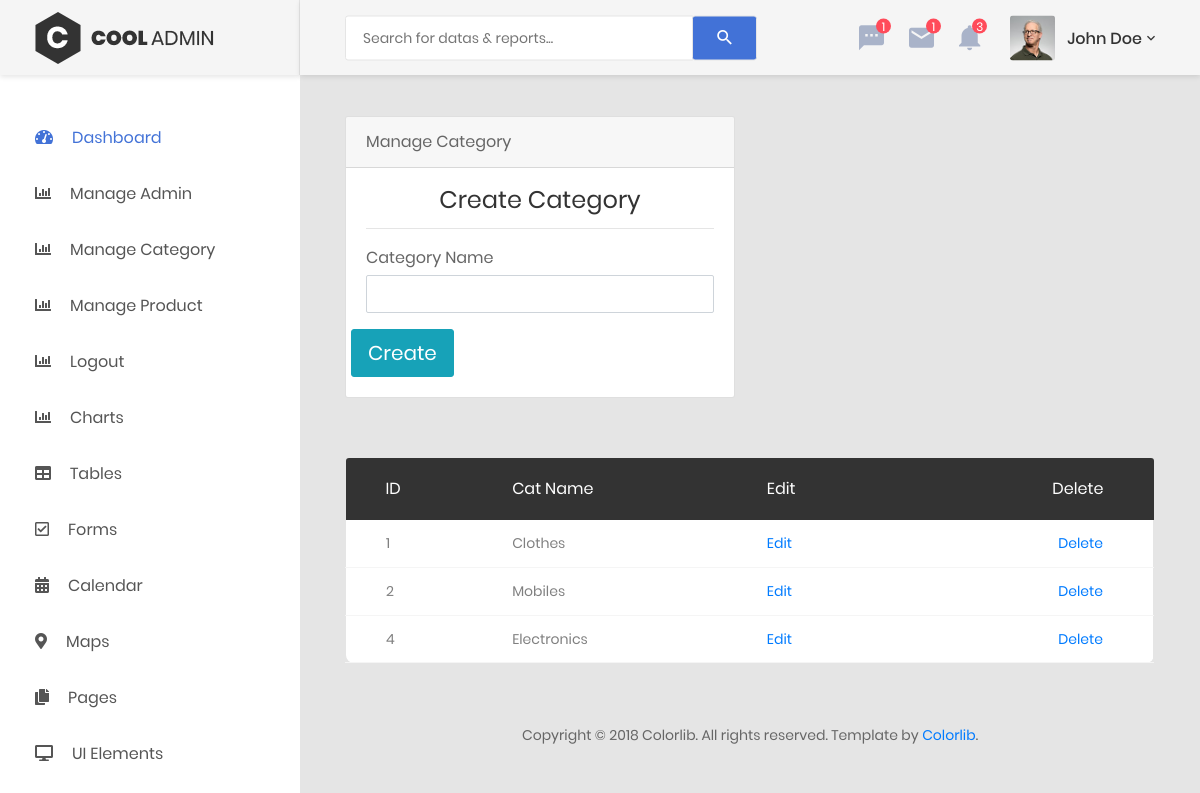
Page /admin/manage_category.php (signed in) on the committed database.
### tables this page shows
CREATE TABLE IF NOT EXISTS `categories` (
  `cat_id` int(3) NOT NULL AUTO_INCREMENT,
  `cat_name` varchar(50) NOT NULL,
  PRIMARY KEY (`cat_id`)
);

### admin/manage_category.php (the view, shortened to what this page needs)
<?php
include '../includes/connection.php';
?>
<?php include '../includes/admin_header.php'; ?>
<div class="main-content">
    <div class="section__content section__content--p30">
        <div class="container-fluid">
            <div class="row">
                <div class="col-lg-6">
                    <div class="card">
                        <div class="card-header">Manage Category</div>
                        <div class="card-body">
                            <div class="card-title">
                                <h3 class="text-center title-2">Create Category</h3>
                            </div>
                            <hr>
                            <form action="" method="post">
                                <div class="form-group">
                                    <label for="cc-payment" class="control-label mb-1">Category Name</label>
                                    <input id="cc-pament" required="required" name="cat_name" type="text" class="form-control">
                                </div>
                                <div class="row">
                                    <div>
                                        <button id="payment-button" type="submit" name="submit" class="btn btn-lg btn-info btn-block">
                                            <span id="payment-button-amount">Create</span>
                                        </button>
                                    </div>
                            </form>
                        </div>
                    </div>
                </div>
            </div>
        </div>
        <div class="row m-t-30">
            <div class="col-md-12">
                <div class="table-responsive m-b-40">
                    <table class="table table-borderless table-data3">
                        <thead>
                            <tr>
                                <th>ID</th>
                                <th>Cat Name</th>
                                <th>Edit</th>
                                <th>Delete</th>
                            </tr>
                        </thead>
                        <tbody>
                            <?php
                            $query = "select * from categories";
                            $result = mysqli_query($con, $query);
                            while($adminSet = mysqli_fetch_assoc($result)){
                                echo "<tr>";
                                echo "<td>{$adminSet['cat_id']}</td>";
                                echo "<td>{$adminSet['cat_name']}</td>";
                                echo "<td><a href='edit_cat.php?cat_id={$adminSet['cat_id']}'>Edit</a></td>";
                                echo "<td><a href='delete_cat.php?cat_id={$adminSet['cat_id']}'>Delete</a></td>";
                                echo "</tr>";
                            }
                            ?>
                        </tbody>
                    </table>
                </div>
            </div>
        </div>
    </div>
</div>
<?php include '../includes/admin_footer.php'; ?>

### rows in the picture
categories: cat_id "1", cat_name "Clothes"
categories: cat_id "2", cat_name "Mobiles"
categories: cat_id "4", cat_name "Electronics"
